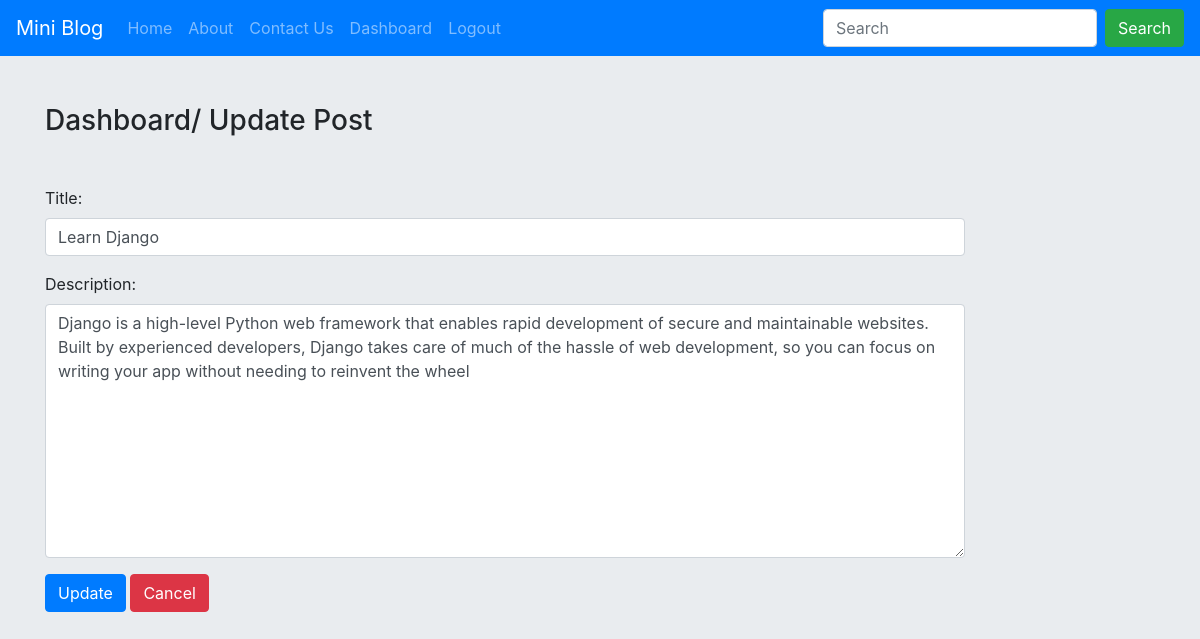
Screenshot of /updatepost/1 (signed in) with the database file from the repository.
### mblog/models.py (models this page shows)
class blogPost(models.Model):
    title = models.CharField(max_length=150)
    desc = models.TextField()
    date = models.DateTimeField(auto_now_add=True, blank=True)

### mblog/views.py (the view)
# urls.py: path('updatepost/<int:id>', views.update_post, name='updatepostName'),
def update_post(request, id):
    if request.user.is_authenticated:
        if request.method == 'POST':
            pi = blogPost.objects.get(pk=id)
            form = PostForm(request.POST, instance=pi)
            if form.is_valid():
                form.save()
                messages.success(request, 'Updated Successfully !!')
        else:
            pi = blogPost.objects.get(pk=id)
            form = PostForm(instance=pi)
        return render(request, 'mblog/updatepost.html', {'form':form})
    else:
        return HttpResponseRedirect('/login/')

### mblog/forms.py
class PostForm(forms.ModelForm):
    class Meta:
        model = blogPost
        fields = ['title', 'desc']
        labels = {'title':'Title', 'desc':'Description'}
        widgets = {
            'title':forms.TextInput(attrs={'class':'form-control'}),
            'desc':forms.Textarea(attrs={'class':'form-control'}),
        }

### mblog/templates/mblog/updatepost.html (shortened to what this page needs)
{% extends 'mblog/base.html' %}
{% load static %}
{% block content %}
<div class="col-sm-10">
<h3 class="my-5">Dashboard/ Update Post</h3>
<form action="" method="POST" novalidate>
{{form.as_p}}
<input type="submit" value="Update" class="btn btn-primary">
<a href="{% url 'dashboardName' %}"class="btn btn-danger">Cancel</a>
</form>
</div>
{% endblock content %}

### mblog/templates/mblog/base.html (style rules this page uses)
body { background-color:#e9ecef; }

### rows the page displays
blogPost: title "Learn Django", desc "Django is a high-level Python web framework that enables rapid development of secure and maintainable websites. Built by experienced developers, Django takes care of much of the hassle of web development, so you can focus on writing your app without needing to reinvent the wheel"
